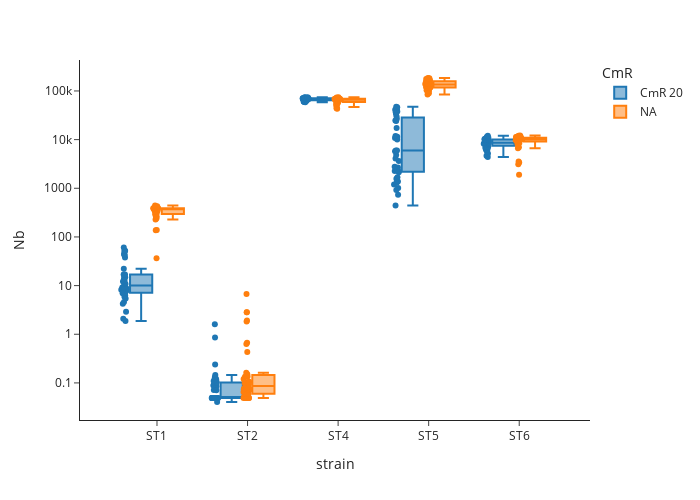

The notebook cell saved with this chart:
### Markdown cell above
## Chloramphenicol treatment

### Code cell
df_merge = df_merge.sort_values(['strain', 'CmR'],ascending=True)
df_plot = df_merge.loc[(df_merge['Inoculation']=='barcodes')|(df_merge['Inoculation_2']=='barcodes')]
fig = px.box(df_plot,
                x = 'strain', 
                y = 'Nb',
                color = 'CmR',
                points = 'all',
                log_y=True,
                template = 'simple_white',
                hover_data=['sample_id'],width = 700,
                height = 500,
                )
fig.show()

def compare_groups_ttest(df, grouping_col, response_col):
    """
    Two-sample t-test for comparing two groups
    """
    groups = df[grouping_col].unique()
    
    if len(groups) == 2:
        group1 = df[df[grouping_col] == groups[0]][response_col].dropna()
        group2 = df[df[grouping_col] == groups[1]][response_col].dropna()
        
        # Perform t-test
        statistic, p_value = stats.ttest_ind(group1, group2)
        
        return {
            'comparison': f'{groups[0]} vs {groups[1]}',
            'statistic': statistic,
            'p_value': p_value,
            'significant': p_value < 0.05
        }
    elif len(groups) > 2:
        # Use ANOVA for >2 groups
        group_data = [df[df[grouping_col] == g][response_col].dropna() for g in groups]
        statistic, p_value = stats.f_oneway(*group_data)
        
        return {
            'comparison': f'{grouping_col} (ANOVA)',
            'statistic': statistic,
            'p_value': p_value,
            'significant': p_value < 0.05
        }

# Example usage:
for strain in df_plot['strain'].unique():
    df_plot = df_plot.sort_values(['CmR'])
    print(strain)
    result = compare_groups_ttest(df_plot[df_plot['strain']==strain], 'CmR', 'Nb')
    
    for  entry in result.keys():
        print(entry + ": " + str(result[entry]))

### Figure 1 — Plotly figure (JSON) as saved in the notebook; plotly's stock layout.template omitted (floating-point values rounded to 4 significant figures; data arrays with more than 128 entries replaced by an {"elided": "..."} marker saying what was removed)
{"data": [{"alignmentgroup": "True", "boxpoints": "all", "customdata": {"elided": "200x1 str values"}, "hovertemplate": "CmR=CmR 20<br>strain=%{x}<br>Nb=%{y}<br>sample_id=%{customdata[0]}<extra></extra>", "legendgroup": "CmR 20", "marker": {"color": "#1F77B4"}, "name": "CmR 20", "notched": false, "offsetgroup": "CmR 20", "orientation": "v", "showlegend": true, "type": "box", "x": {"elided": "200 str values"}, "x0": " ", "xaxis": "x", "y": {"elided": "200 float values"}, "y0": " ", "yaxis": "y"}, {"alignmentgroup": "True", "boxpoints": "all", "customdata": {"elided": "200x1 str values"}, "hovertemplate": "CmR=NA<br>strain=%{x}<br>Nb=%{y}<br>sample_id=%{customdata[0]}<extra></extra>", "legendgroup": "NA", "marker": {"color": "#FF7F0E"}, "name": "NA", "notched": false, "offsetgroup": "NA", "orientation": "v", "showlegend": true, "type": "box", "x": {"elided": "200 str values"}, "x0": " ", "xaxis": "x", "y": {"elided": "200 float values"}, "y0": " ", "yaxis": "y"}], "layout": {"boxmode": "group", "height": 500, "legend": {"title": {"text": "CmR"}, "tracegroupgap": 0}, "margin": {"t": 60}, "width": 700, "xaxis": {"anchor": "y", "domain": [0, 1], "title": {"text": "strain"}}, "yaxis": {"anchor": "x", "domain": [0, 1], "title": {"text": "Nb"}, "type": "log"}}}
